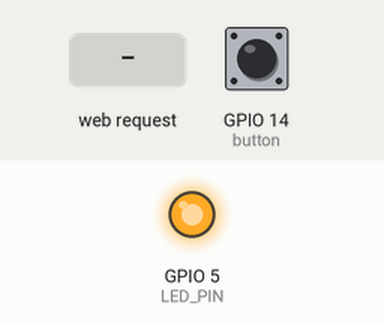
The sketch below on a simulated ESP8266 (NodeMCU). On the bench: output pins drawn as LEDs (lit = HIGH). The inputs (shaded band) are chosen by the test bench; at power-on: GPIO 14 (button) HIGH. WiFi joins after 1.5 s; servers stay silent unless stated; storage starts empty; what the sketch prints to the serial monitor is not drawn.

Above: at 2.7 s.
2.8 s: HTTP request GET /toggle received
At 3.7 s:
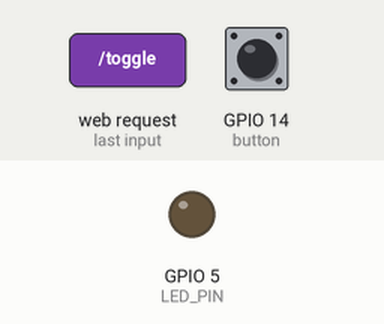
Timing chart, 0 to 5.8 s (numbered marks = the images above; inputs shaded):
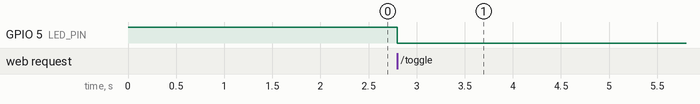

The sketch:

s30c.ino
```cpp
#include <WiFiManager.h>
#include <ESP8266WiFi.h>
#include <ESP8266WebServer.h>
#include "FS.h"
#include <OneButton.h>


ESP8266WebServer server(80);

//const int LED_PIN = LED_BUILTIN;
const int LED_PIN = 5;
int ledStatus = HIGH;
OneButton button(14,LOW);

void handleRoot() {
    // Just serve the index page from SPIFFS when asked for
    File index = SPIFFS.open("/index.html", "r");
    server.streamFile(index, "text/html");
    index.close();
}


// A function which sends the LED status back to the client
void sendStatus() {
    if (ledStatus == LOW) server.send(200, "text/plain", "HIGH");
    else server.send(200, "text/plain", "LOW");
}
void onClick() {
  toggleLED();
}
// Toggle the LED and back its status
void toggleLED() {
    ledStatus = ledStatus == HIGH ? LOW : HIGH;
    digitalWrite(LED_PIN, ledStatus);
    sendStatus();
}


void setup() {
    pinMode(LED_PIN, OUTPUT);
    digitalWrite(LED_PIN, ledStatus);
    Serial.begin(115200);

    button.attachClick(onClick);
    SPIFFS.begin();
    WiFiManager wm;
    wm.setConfigPortalTimeout(180);
    wm.autoConnect("SmartSocket");


    Serial.println("");
    Serial.print("ESP8266 Connected to ");
    Serial.println(WiFi.SSID());              // WiFi名称
    Serial.print("IP address:\t");
    Serial.println(WiFi.localIP());


    // The root handler
    server.on("/", handleRoot);
    // Handlers for various user-triggered events
    server.on("/toggle", toggleLED);
    server.on("/status", sendStatus);


    server.begin();

}

void loop() {
    server.handleClient();
    button.tick();


}
```

Measured:
- after the input at 2.8 s, GPIO 5 (LED_PIN): HIGH → LOW at once
